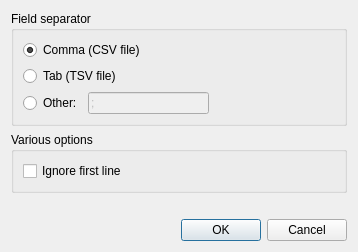
<ui version="4.0" >
 <class>MpiCsvExportConfig</class>
 <widget class="QDialog" name="MpiCsvExportConfig" >
  <property name="geometry" >
   <rect>
    <x>0</x>
    <y>0</y>
    <width>348</width>
    <height>239</height>
   </rect>
  </property>
  <property name="windowTitle" >
   <string>CSV/TSV export configuration</string>
  </property>
  <layout class="QGridLayout" name="gridLayout_3" >
   <item row="0" column="0" colspan="2" >
    <widget class="QGroupBox" name="fieldSeparatorBox" >
     <property name="title" >
      <string>Field separator</string>
     </property>
     <layout class="QGridLayout" name="gridLayout" >
      <item row="0" column="0" colspan="3" >
       <widget class="QRadioButton" name="commaSeparator" >
        <property name="text" >
         <string>Comma (CSV file)</string>
        </property>
        <property name="checked" >
         <bool>true</bool>
        </property>
       </widget>
      </item>
      <item row="1" column="0" colspan="3" >
       <widget class="QRadioButton" name="tabSeparator" >
        <property name="text" >
         <string>Tab (TSV file)</string>
        </property>
       </widget>
      </item>
      <item row="2" column="0" >
       <widget class="QRadioButton" name="otherSeparator" >
        <property name="text" >
         <string>Other:</string>
        </property>
       </widget>
      </item>
      <item row="2" column="3" >
       <spacer name="horizontalSpacer" >
        <property name="orientation" >
         <enum>Qt::Horizontal</enum>
        </property>
        <property name="sizeHint" stdset="0" >
         <size>
          <width>98</width>
          <height>20</height>
         </size>
        </property>
       </spacer>
      </item>
      <item row="2" column="1" >
       <widget class="QLineEdit" name="otherSeparatorInput" >
        <property name="enabled" >
         <bool>false</bool>
        </property>
        <property name="inputMask" >
         <string>X; </string>
        </property>
        <property name="text" >
         <string>;</string>
        </property>
        <property name="maxLength" >
         <number>1</number>
        </property>
       </widget>
      </item>
     </layout>
    </widget>
   </item>
   <item row="1" column="0" colspan="2" >
    <widget class="QGroupBox" name="variousBox" >
     <property name="title" >
      <string>Various options</string>
     </property>
     <layout class="QGridLayout" name="gridLayout_2" >
      <item row="0" column="0" >
       <widget class="QCheckBox" name="ignoreHeader" >
        <property name="text" >
         <string>Ignore first line</string>
        </property>
       </widget>
      </item>
     </layout>
    </widget>
   </item>
   <item row="2" column="0" >
    <spacer name="verticalSpacer" >
     <property name="orientation" >
      <enum>Qt::Vertical</enum>
     </property>
     <property name="sizeType" >
      <enum>QSizePolicy::MinimumExpanding</enum>
     </property>
     <property name="sizeHint" stdset="0" >
      <size>
       <width>164</width>
       <height>20</height>
      </size>
     </property>
    </spacer>
   </item>
   <item row="3" column="1" >
    <widget class="QDialogButtonBox" name="buttonBox" >
     <property name="standardButtons" >
      <set>QDialogButtonBox::Cancel|QDialogButtonBox::Ok</set>
     </property>
    </widget>
   </item>
  </layout>
 </widget>
 <resources/>
 <connections>
  <connection>
   <sender>buttonBox</sender>
   <signal>accepted()</signal>
   <receiver>MpiCsvExportConfig</receiver>
   <slot>accept()</slot>
   <hints>
    <hint type="sourcelabel" >
     <x>221</x>
     <y>218</y>
    </hint>
    <hint type="destinationlabel" >
     <x>115</x>
     <y>212</y>
    </hint>
   </hints>
  </connection>
  <connection>
   <sender>buttonBox</sender>
   <signal>rejected()</signal>
   <receiver>MpiCsvExportConfig</receiver>
   <slot>reject()</slot>
   <hints>
    <hint type="sourcelabel" >
     <x>304</x>
     <y>216</y>
    </hint>
    <hint type="destinationlabel" >
     <x>279</x>
     <y>178</y>
    </hint>
   </hints>
  </connection>
 </connections>
</ui>
